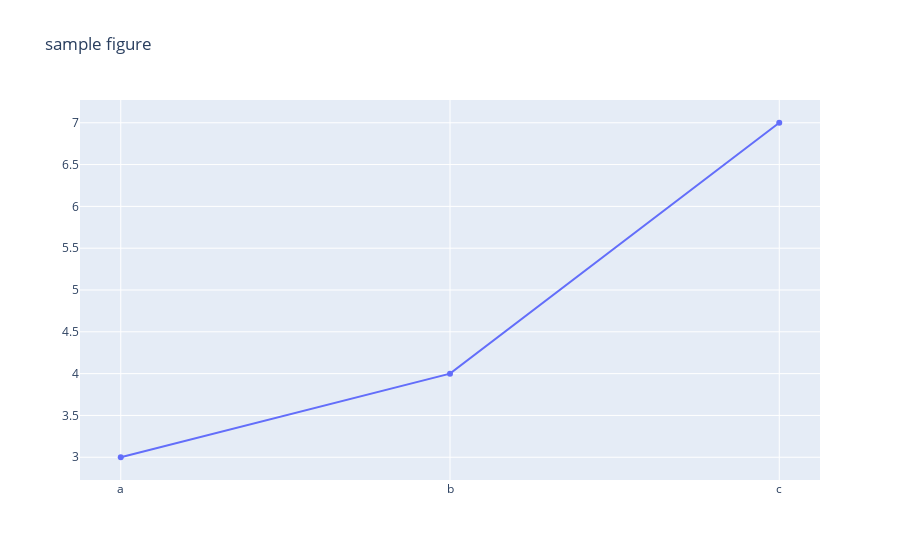

Write notebook code for a chart like this one.
### Markdown cell above
## Vienkārša Plotly vizualizācija

Plotly Express ir augsta līmeņa Plotly saskarne, kas paslēpj `Figure` objekta izveides sarežģītību. Lielāku kontroli pār `Figure` objektu mēs varam iegūt, izmantojot moduli `plotly.graph_objects`.

### Code cell
# let's create a similar plot using Plotly itself using the plotly.graph_objects module

import plotly.graph_objects as go # very common to import as go

# note how we pass in the data as a go.Scatter object

fig = go.Figure(data=go.Scatter(x=["a","b","c"], y=[3,4,7]))
# let's add a title after a figure is created
fig.update_layout(title="sample figure")
fig.show()

### Figure 1 — Plotly figure (JSON) as saved in the notebook; plotly's stock layout.template omitted (floating-point values rounded to 4 significant figures)
{"data": [{"type": "scatter", "x": ["a", "b", "c"], "y": [3, 4, 7]}], "layout": {"autosize": true, "title": {"text": "sample figure"}, "xaxis": {"autorange": true, "range": [-0.1209, 2.121], "type": "category"}, "yaxis": {"autorange": true, "range": [2.67, 7.33], "type": "linear"}}}
